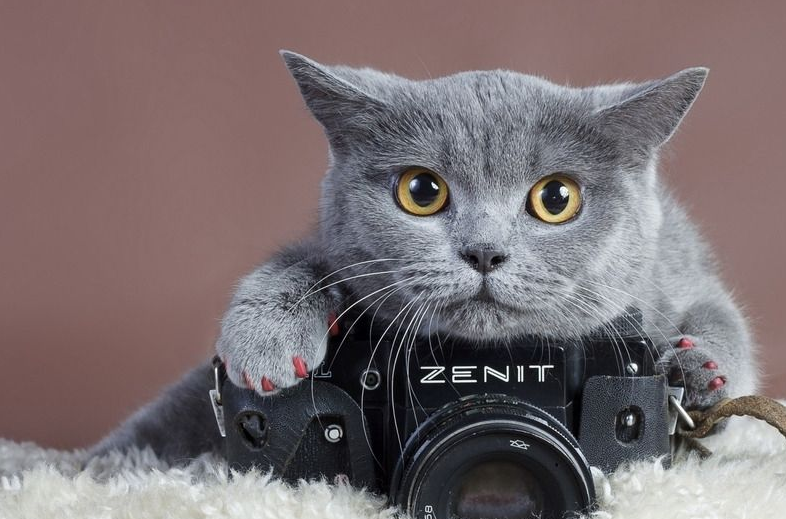
#> input picture image_aug/img_aug/cat.PNG, 786 x 519 px
$ python img_augment.py
#> lines starting #> are read from the running program, lines starting #| are printed output that depends on the picture
#> further down, image is the input picture: shape (519, 786, 3); mean B, G, R 112, 109.8, 121.2
# coding=utf-8
import cv2
import numpy as np
import random


def adjust_brightness(img_path, brightness_factor):
    img = cv2.imread(img_path)
    # clip(0, 255)会把处理后的像素值的大小，现在在[0, 255]范围内，如果有值大于255则取255,如果有值小于0则取值0
    table = np.array([i * brightness_factor for i in range (0,256)]).clip(0,255).astype('uint8')
    # 单通道img
    if img.shape[2] == 1:
        return cv2.LUT(img, table)[:,:,np.newaxis]
    # 多通道img
    else:
        # cv2.LUT()查表替换像素值
        result = cv2.LUT(img, table)
        # 左边原图、右边增加亮度后的图
        imgs_hstack = np.hstack((img, result))
        # cv2.imshow("result", imgs_hstack)
        # cv2.waitKey(0)
        return imgs_hstack   # result


def cv2_letterbox_image(image, expected_size):
    ih, iw = image.shape[0:2]
    ew, eh = expected_size
    scale = min(eh / ih, ew / iw)
    nh = int(ih * scale)
    nw = int(iw * scale)
    image = cv2.resize(image, (nw, nh), interpolation=cv2.INTER_CUBIC)
    # 上下左右需要填充的像素点个数
    top = (eh - nh) // 2
    bottom = eh - nh - top
    left = (ew - nw) // 2
    right = ew - nw - left
    new_img = cv2.copyMakeBorder(image, top, bottom, left, right, cv2.BORDER_CONSTANT)

    return new_img


def roata_and_scale(img, degrees=5, scale_r=1.2):
#> called with degrees = 5, scale_r = 1.2
    rows, cols = img.shape[:2]
#> rows = 519; cols = 786
    new_rows, new_cols = int(rows*scale_r), int(cols*scale_r)
#> new_rows = 622; new_cols = 943
    # 旋转中心, 旋转角度, 图像缩放比.
    center = (random.randint(rows//4, rows*3//4), random.randint(cols//4, cols*3//4))
#> center = (326, 584)
    # 得到旋转矩阵M
    M = cv2.getRotationMatrix2D(center, degrees, scale_r)
    #第三个参数：变换后的图像大小
    res = cv2.warpAffine(img,M,(new_cols, new_rows))
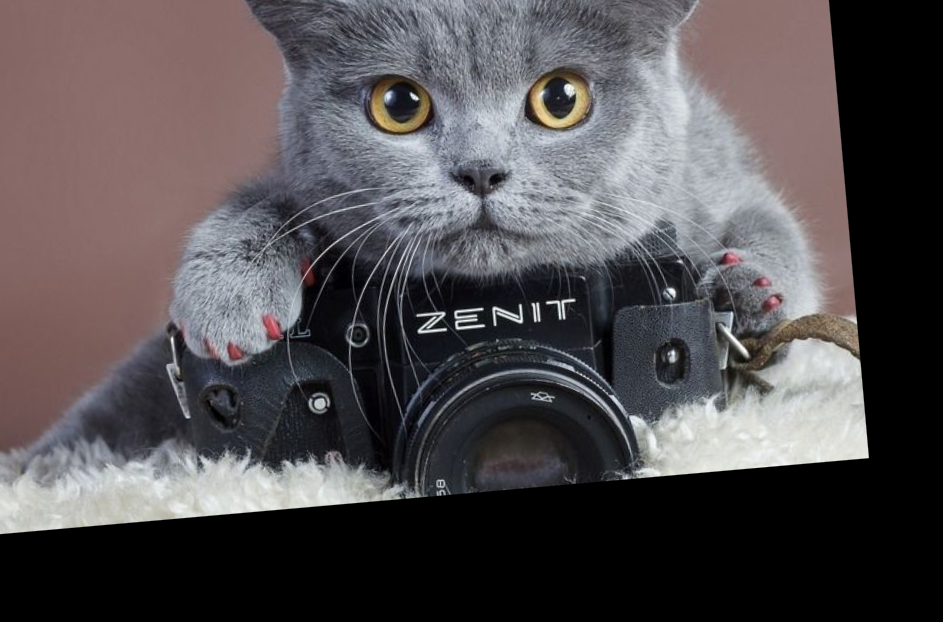
#> res: shape (622, 943, 3); mean B, G, R 80.6, 78.3, 83

    return res


if __name__ == '__main__':


    # 1. cv2.LUT()查表替换像素值, 增强暗图像的亮度.
    # img_path, brightness_factor = './dark.PNG', 2
    # res = adjust_brightness(img_path, brightness_factor)
    # cv2.imwrite('./lut_aug_light.jpg', res)


    # 2. 目标检测中常见的data_aug.
    # 保持原image的长宽比,且resize到目标size.(上下左右用黑色填充, 使图像不变形且是目标size大小.)
    # image = cv2.imread('./cat.PNG')
    # expected_size = (1300, 1300)
    # res = cv2_letterbox_image(image, expected_size)
    # cv2.imwrite('./letterbox_cat.jpg', res)


    # 3. 实现任意点旋转矩形并修改图像尺寸
    # cv2.getRotationMatrix2D and  cv2.warpAffine
    image = cv2.imread('./cat.PNG')
    roata_scale_res = roata_and_scale(image, degrees=5, scale_r=1.2)
    cv2.imwrite('./rotat_rescale_cat.jpg', roata_scale_res)
